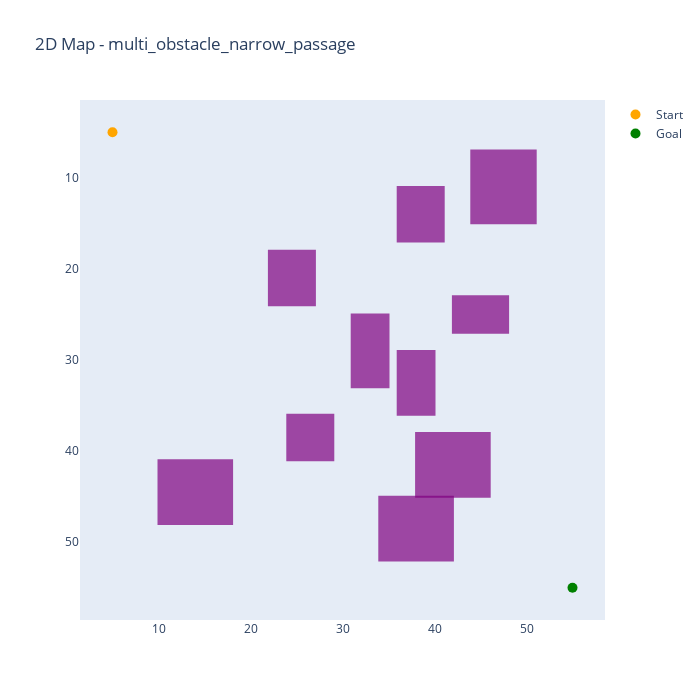

Notebook cell for this chart:
### Code cell
vis2d = MapVisualizer(dimensions=2, bounds=(60, 60), map_type="multi_obstacle_narrow_passage")
vis2d.plot_start_goal((5, 5), (55, 55))
vis2d.plot_path_trace([])  # 경로가 없을 경우
vis2d.show()

### Figure 1 — Plotly figure (JSON) as saved in the notebook; plotly's stock layout.template omitted (floating-point values rounded to 4 significant figures)
{"data": [{"marker": {"color": "orange", "size": 10}, "mode": "markers", "name": "Start", "type": "scatter", "x": [5], "y": [5]}, {"marker": {"color": "green", "size": 10}, "mode": "markers", "name": "Goal", "type": "scatter", "x": [55], "y": [55]}], "layout": {"height": 700, "shapes": [{"fillcolor": "purple", "line": {"color": "purple"}, "opacity": 0.7, "type": "rect", "x0": 22, "x1": 27, "y0": 18, "y1": 24}, {"fillcolor": "purple", "line": {"color": "purple"}, "opacity": 0.7, "type": "rect", "x0": 10, "x1": 18, "y0": 41, "y1": 48}, {"fillcolor": "purple", "line": {"color": "purple"}, "opacity": 0.7, "type": "rect", "x0": 44, "x1": 51, "y0": 7, "y1": 15}, {"fillcolor": "purple", "line": {"color": "purple"}, "opacity": 0.7, "type": "rect", "x0": 38, "x1": 46, "y0": 38, "y1": 45}, {"fillcolor": "purple", "line": {"color": "purple"}, "opacity": 0.7, "type": "rect", "x0": 36, "x1": 40, "y0": 29, "y1": 36}, {"fillcolor": "purple", "line": {"color": "purple"}, "opacity": 0.7, "type": "rect", "x0": 36, "x1": 41, "y0": 11, "y1": 17}, {"fillcolor": "purple", "line": {"color": "purple"}, "opacity": 0.7, "type": "rect", "x0": 34, "x1": 42, "y0": 45, "y1": 52}, {"fillcolor": "purple", "line": {"color": "purple"}, "opacity": 0.7, "type": "rect", "x0": 24, "x1": 29, "y0": 36, "y1": 41}, {"fillcolor": "purple", "line": {"color": "purple"}, "opacity": 0.7, "type": "rect", "x0": 31, "x1": 35, "y0": 25, "y1": 33}, {"fillcolor": "purple", "line": {"color": "purple"}, "opacity": 0.7, "type": "rect", "x0": 42, "x1": 48, "y0": 23, "y1": 27}], "title": {"text": "2D Map - multi_obstacle_narrow_passage"}, "width": 700, "xaxis": {"showgrid": false}, "yaxis": {"autorange": "reversed", "showgrid": false}}}
